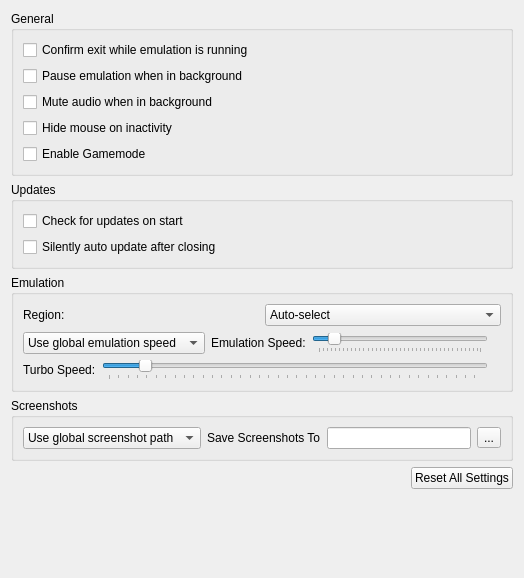
<?xml version="1.0" encoding="UTF-8"?>
<ui version="4.0">
 <class>ConfigureGeneral</class>
 <widget class="QWidget" name="ConfigureGeneral">
  <property name="geometry">
   <rect>
    <x>0</x>
    <y>0</y>
    <width>524</width>
    <height>578</height>
   </rect>
  </property>
  <property name="windowTitle">
   <string>Form</string>
  </property>
  <layout class="QHBoxLayout" name="horizontalLayout">
   <item>
    <layout class="QVBoxLayout" name="verticalLayout">
     <item>
      <widget class="QGroupBox" name="general_group">
       <property name="title">
        <string>General</string>
       </property>
       <layout class="QVBoxLayout" name="verticalLayout_5">
        <item>
         <widget class="QCheckBox" name="toggle_check_exit">
          <property name="text">
           <string>Confirm exit while emulation is running</string>
          </property>
         </widget>
        </item>
        <item>
         <widget class="QCheckBox" name="toggle_background_pause">
          <property name="text">
           <string>Pause emulation when in background</string>
          </property>
         </widget>
        </item>
        <item>
         <widget class="QCheckBox" name="toggle_background_mute">
          <property name="text">
           <string>Mute audio when in background</string>
          </property>
         </widget>
        </item>
        <item>
         <widget class="QCheckBox" name="toggle_hide_mouse">
          <property name="text">
           <string>Hide mouse on inactivity</string>
          </property>
         </widget>
        </item>
        <item>
         <widget class="QCheckBox" name="toggle_gamemode">
          <property name="text">
           <string>Enable Gamemode</string>
          </property>
         </widget>
        </item>
       </layout>
      </widget>
     </item>
     <item>
      <widget class="QGroupBox" name="updateBox">
       <property name="title">
        <string>Updates</string>
       </property>
       <layout class="QVBoxLayout" name="verticalLayout_4">
        <item>
         <widget class="QCheckBox" name="toggle_update_check">
          <property name="text">
           <string>Check for updates on start</string>
          </property>
         </widget>
        </item>
        <item>
         <widget class="QCheckBox" name="toggle_auto_update">
          <property name="text">
           <string>Silently auto update after closing</string>
          </property>
         </widget>
        </item>
       </layout>
      </widget>
     </item>
     <item>
      <widget class="QGroupBox" name="emulation_group">
       <property name="title">
        <string>Emulation</string>
       </property>
       <layout class="QVBoxLayout" name="verticalLayout_2">
        <item>
         <widget class="QWidget" name="widget_region" native="true">
          <layout class="QHBoxLayout" name="region_layout">
           <property name="leftMargin">
            <number>0</number>
           </property>
           <property name="topMargin">
            <number>0</number>
           </property>
           <property name="rightMargin">
            <number>0</number>
           </property>
           <property name="bottomMargin">
            <number>0</number>
           </property>
           <item>
            <widget class="QLabel" name="region_label">
             <property name="text">
              <string>Region:</string>
             </property>
            </widget>
           </item>
           <item>
            <widget class="QComboBox" name="region_combobox">
             <item>
              <property name="text">
               <string>Auto-select</string>
              </property>
             </item>
             <item>
              <property name="text">
               <string notr="true">JPN</string>
              </property>
             </item>
             <item>
              <property name="text">
               <string notr="true">USA</string>
              </property>
             </item>
             <item>
              <property name="text">
               <string notr="true">EUR</string>
              </property>
             </item>
             <item>
              <property name="text">
               <string notr="true">AUS</string>
              </property>
             </item>
             <item>
              <property name="text">
               <string notr="true">CHN</string>
              </property>
             </item>
             <item>
              <property name="text">
               <string notr="true">KOR</string>
              </property>
             </item>
             <item>
              <property name="text">
               <string notr="true">TWN</string>
              </property>
             </item>
            </widget>
           </item>
          </layout>
         </widget>
        </item>
        <item>
         <widget class="QWidget" name="emulation_speed_layout" native="true">
          <layout class="QHBoxLayout" name="emulation_speed_layout_inner">
           <property name="leftMargin">
            <number>0</number>
           </property>
           <property name="topMargin">
            <number>0</number>
           </property>
           <property name="rightMargin">
            <number>0</number>
           </property>
           <property name="bottomMargin">
            <number>0</number>
           </property>
           <item>
            <widget class="QComboBox" name="emulation_speed_combo">
             <item>
              <property name="text">
               <string>Use global emulation speed</string>
              </property>
             </item>
             <item>
              <property name="text">
               <string>Set emulation speed:</string>
              </property>
             </item>
            </widget>
           </item>
           <item>
            <widget class="QLabel" name="label_emulation_speed">
             <property name="text">
              <string>Emulation Speed:</string>
             </property>
            </widget>
           </item>
           <item>
            <widget class="QSlider" name="frame_limit">
             <property name="minimum">
              <number>0</number>
             </property>
             <property name="maximum">
              <number>199</number>
             </property>
             <property name="singleStep">
              <number>5</number>
             </property>
             <property name="pageStep">
              <number>15</number>
             </property>
             <property name="value">
              <number>19</number>
             </property>
             <property name="orientation">
              <enum>Qt::Horizontal</enum>
             </property>
             <property name="tickPosition">
              <enum>QSlider::TicksBelow</enum>
             </property>
            </widget>
           </item>
           <item>
            <widget class="QLabel" name="emulation_speed_display_label">
             <property name="text">
              <string/>
             </property>
             <property name="alignment">
              <set>Qt::AlignRight|Qt::AlignTrailing|Qt::AlignVCenter</set>
             </property>
            </widget>
           </item>
          </layout>
         </widget>
        </item>
        <item>
         <widget class="QWidget" name="turbo_speed_layout" native="true">
          <layout class="QHBoxLayout" name="turbo_speed_layout_inner">
           <property name="leftMargin">
            <number>0</number>
           </property>
           <property name="topMargin">
            <number>0</number>
           </property>
           <property name="rightMargin">
            <number>0</number>
           </property>
           <property name="bottomMargin">
            <number>0</number>
           </property>
           <item>
            <widget class="QLabel" name="turbo_speed_label">
             <property name="text">
              <string>Turbo Speed:</string>
             </property>
            </widget>
           </item>
           <item>
            <widget class="QSlider" name="turbo_speed_slider">
             <property name="minimum">
              <number>0</number>
             </property>
             <property name="maximum">
              <number>198</number>
             </property>
             <property name="singleStep">
              <number>5</number>
             </property>
             <property name="pageStep">
              <number>15</number>
             </property>
             <property name="value">
              <number>19</number>
             </property>
             <property name="orientation">
              <enum>Qt::Horizontal</enum>
             </property>
             <property name="tickPosition">
              <enum>QSlider::TicksBelow</enum>
             </property>
            </widget>
           </item>
           <item>
            <widget class="QLabel" name="turbo_speed_display_label">
             <property name="text">
              <string/>
             </property>
             <property name="alignment">
              <set>Qt::AlignRight|Qt::AlignTrailing|Qt::AlignVCenter</set>
             </property>
            </widget>
           </item>
          </layout>
         </widget>
        </item>
       </layout>
      </widget>
     </item>
     <item>
      <widget class="QGroupBox" name="screenshot_group">
       <property name="title">
        <string>Screenshots</string>
       </property>
       <layout class="QGridLayout" name="gridLayout">
        <property name="verticalSpacing">
         <number>0</number>
        </property>
        <item row="0" column="1">
         <widget class="QWidget" name="widget_screenshot" native="true">
          <layout class="QHBoxLayout" name="screenshot_layout">
           <property name="leftMargin">
            <number>0</number>
           </property>
           <property name="topMargin">
            <number>0</number>
           </property>
           <property name="rightMargin">
            <number>0</number>
           </property>
           <property name="bottomMargin">
            <number>0</number>
           </property>
           <item>
            <widget class="QComboBox" name="screenshot_combo">
             <item>
              <property name="text">
               <string>Use global screenshot path</string>
              </property>
             </item>
             <item>
              <property name="text">
               <string>Set screenshot path:</string>
              </property>
             </item>
            </widget>
           </item>
           <item>
            <widget class="QLabel" name="screenshot_dir_label">
             <property name="text">
              <string>Save Screenshots To</string>
             </property>
            </widget>
           </item>
           <item>
            <widget class="QLineEdit" name="screenshot_dir_path"/>
           </item>
           <item>
            <widget class="QToolButton" name="change_screenshot_dir">
             <property name="text">
              <string>...</string>
             </property>
            </widget>
           </item>
          </layout>
         </widget>
        </item>
       </layout>
      </widget>
     </item>
     <item alignment="Qt::AlignRight">
      <widget class="QPushButton" name="button_reset_defaults">
       <property name="text">
        <string>Reset All Settings</string>
       </property>
      </widget>
     </item>
     <item>
      <spacer name="verticalSpacer">
       <property name="orientation">
        <enum>Qt::Vertical</enum>
       </property>
       <property name="sizeHint" stdset="0">
        <size>
         <width>20</width>
         <height>40</height>
        </size>
       </property>
      </spacer>
     </item>
    </layout>
   </item>
  </layout>
 </widget>
 <tabstops>
  <tabstop>toggle_check_exit</tabstop>
  <tabstop>toggle_background_pause</tabstop>
  <tabstop>toggle_hide_mouse</tabstop>
  <tabstop>toggle_update_check</tabstop>
  <tabstop>toggle_auto_update</tabstop>
  <tabstop>button_reset_defaults</tabstop>
 </tabstops>
 <resources/>
 <connections/>
</ui>
